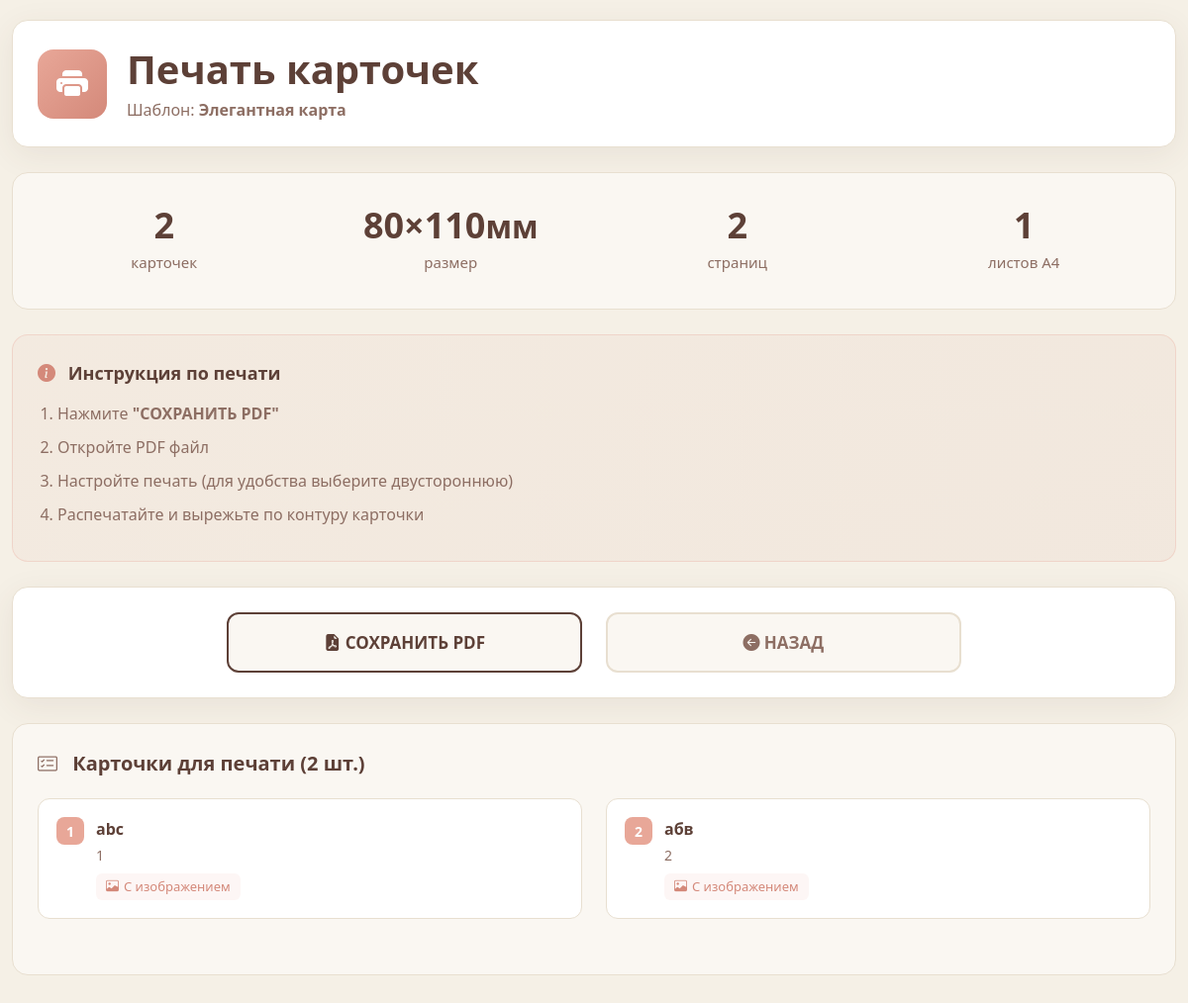
The app's page /cards/print/4 (signed in) with its own data.
### card_data/cards.py (models this page shows)
class Template(SqlAlchemyBase):
    __tablename__ = 'templates'
    id = sqlalchemy.Column(sqlalchemy.Integer,
                           primary_key=True, autoincrement=True)
    name = sqlalchemy.Column(sqlalchemy.String, nullable=True)
    width = sqlalchemy.Column(sqlalchemy.Integer, default=63)
    height = sqlalchemy.Column(sqlalchemy.Integer, default=88)
    background_color = sqlalchemy.Column(sqlalchemy.String, default='#FFFFFF')
    back_title = sqlalchemy.Column(sqlalchemy.String, default='Название игры')
    back_background_color = sqlalchemy.Column(sqlalchemy.String, default='#FFFFFF')
    back_image_filename = sqlalchemy.Column(sqlalchemy.String, nullable=True)
    back_title_x = sqlalchemy.Column(sqlalchemy.Integer, default=10)
    back_title_y = sqlalchemy.Column(sqlalchemy.Integer, default=10)
    back_title_font_size = sqlalchemy.Column(sqlalchemy.Integer, default=16)
    back_image_x = sqlalchemy.Column(sqlalchemy.Integer, default=10)
    back_image_y = sqlalchemy.Column(sqlalchemy.Integer, default=40)
    back_image_width = sqlalchemy.Column(sqlalchemy.Integer, default=80)
    back_image_height = sqlalchemy.Column(sqlalchemy.Integer, default=80)
    is_private = sqlalchemy.Column(sqlalchemy.Boolean, default=True)
    category = sqlalchemy.Column(sqlalchemy.String, default='other')
    tags = sqlalchemy.Column(sqlalchemy.String, nullable=True)
    description = sqlalchemy.Column(sqlalchemy.String, nullable=True)
    likes_count = sqlalchemy.Column(sqlalchemy.Integer, default=0)
    views_count = sqlalchemy.Column(sqlalchemy.Integer, default=0)
    created_date = sqlalchemy.Column(sqlalchemy.DateTime,
                                     default=datetime.datetime.now)
    user_id = sqlalchemy.Column(sqlalchemy.Integer,
                                sqlalchemy.ForeignKey("users.id"))
    user = orm.relationship('User', back_populates='templates')
    cards = orm.relationship("Card", back_populates='template')

class Card(SqlAlchemyBase):
    __tablename__ = 'cards'
    id = sqlalchemy.Column(sqlalchemy.Integer,
                           primary_key=True, autoincrement=True)
    title = sqlalchemy.Column(sqlalchemy.String, nullable=True)
    description = sqlalchemy.Column(sqlalchemy.String, nullable=True)
    image_filename = sqlalchemy.Column(sqlalchemy.String, nullable=True)
    title_x = sqlalchemy.Column(sqlalchemy.Integer, default=10)
    title_y = sqlalchemy.Column(sqlalchemy.Integer, default=10)
    title_font_size = sqlalchemy.Column(sqlalchemy.Integer, default=16)
    description_x = sqlalchemy.Column(sqlalchemy.Integer, default=10)
    description_y = sqlalchemy.Column(sqlalchemy.Integer, default=40)
    description_font_size = sqlalchemy.Column(sqlalchemy.Integer, default=12)
    image_x = sqlalchemy.Column(sqlalchemy.Integer, default=10)
    image_y = sqlalchemy.Column(sqlalchemy.Integer, default=100)
    image_width = sqlalchemy.Column(sqlalchemy.Integer, default=80)
    image_height = sqlalchemy.Column(sqlalchemy.Integer, default=80)
    created_date = sqlalchemy.Column(sqlalchemy.DateTime,
                                     default=datetime.datetime.now)
    template_id = sqlalchemy.Column(sqlalchemy.Integer,
                                    sqlalchemy.ForeignKey("templates.id"))
    template = orm.relationship('Template', back_populates='cards')
    user_id = sqlalchemy.Column(sqlalchemy.Integer,
                                sqlalchemy.ForeignKey("users.id"))
    user = orm.relationship('User', back_populates='cards')

### logics/cards_logic.py (the view)
@cards_bp.route('/print/<int:template_id>')
@login_required
def print_cards(template_id):
    db_sess = create_session()
    try:
        template = db_sess.query(Template).filter(
            Template.id == template_id
        ).first()
        if not template:
            flash('Шаблон не найден', 'error')
            return redirect(url_for('cards.my_cards'))
        if template.is_private and template.user_id != current_user.id:
            flash('Нет доступа к этому шаблону', 'error')
            return redirect(url_for('cards.my_cards'))
        cards = db_sess.query(Card).filter(
            Card.template_id == template_id,
            Card.user_id == current_user.id
        ).all()
        cards_data = []
        for card in cards:
            cards_data.append({
                'id': card.id,
                'title': card.title[:30] + '...' if card.title and len(card.title) > 30 else (
                        card.title or 'Без названия'),
                'description': card.description[:100] + '...' if card.description and len(card.description) > 100 else (
                        card.description or 'Без описания'),
                'image_filename': card.image_filename
            })
        template_data = {
            'id': template.id,
            'name': template.name or 'Без названия',
            'width': template.width if template.width is not None else 85,
            'height': template.height if template.height is not None else 55,
            'background_color': template.background_color or '#FFFFFF',
            'back_title': template.back_title or 'Карточка',
            'back_background_color': template.back_background_color or '#2C3E50',
            'back_image_filename': template.back_image_filename
        }
        return render_template('static_print.html',
                               title='Печать карточек',
                               template=template_data,
                               cards=cards_data)
    except Exception as e:
        print(f"ERROR в print_cards: {str(e)}")
        flash(f'Ошибка при загрузке карточек: {str(e)}', 'error')
        return redirect(url_for('cards.my_cards'))
    finally:
        db_sess.close()

### card_data/db_session.py (called while the page is built)
def create_session() -> Session:
    global __factory
    return __factory()

### main.py (called while the page is built)
@login_manager.user_loader
def load_user(user_id):
    db_sess = db_session.create_session()
    from card_data.users import User
    try:
        user = db_sess.query(User).get(user_id)
        return user
    finally:
        db_sess.close()

### templates/static_print.html (shortened to what this page needs)
<!DOCTYPE html>
<html lang="ru">
<head>
    <link href="https://cdn.jsdelivr.net/npm/bootstrap@5.1.3/dist/css/bootstrap.min.css" rel="stylesheet">
    <link rel="stylesheet" href="https://cdn.jsdelivr.net/npm/bootstrap-icons@1.8.1/font/bootstrap-icons.css">
</head>
<body>
    {% if template %}
    <div class="container container-main">
        <div class="print-header no-print">
            <div class="d-flex align-items-center">
                <div class="header-icon">
                    <i class="bi bi-printer-fill"></i>
                </div>
                <div>
                    <h1 style="color: var(--primary-dark); font-weight: 700; margin: 0;">Печать карточек</h1>
                    <p style="color: var(--text-light); margin: 5px 0 0 0; font-size: 16px;">
                        Шаблон: <strong>{{ template.name }}</strong>
                    </p>
                </div>
            </div>
        </div>
        <div class="stats-container no-print">
            <div class="row">
                <div class="col-md-3">
                    <div class="stat-item">
                        <div class="stat-number">{{ cards|length }}</div>
                        <div class="stat-label">карточек</div>
                    </div>
                </div>
                <div class="col-md-3">
                    <div class="stat-item">
                        <div class="stat-number">{{ template.width }}×{{ template.height }}<small>мм</small></div>
                        <div class="stat-label">размер</div>
                    </div>
                </div>
                <div class="col-md-3">
                    {% set total_pages = (cards|length / 4)|round(0, 'ceil')|int %}
                    <div class="stat-item">
                        <div class="stat-number">{{ total_pages * 2 }}</div>
                        <div class="stat-label">страниц</div>
                    </div>
                </div>
                <div class="col-md-3">
                    <div class="stat-item">
                        <div class="stat-number">{{ total_pages }}</div>
                        <div class="stat-label">листов A4</div>
                    </div>
                </div>
            </div>
        </div>
        <div class="instruction-box no-print">
            <div class="instruction-title">
                <i class="bi bi-info-circle-fill" style="color: var(--accent-dark); margin-right: 8px;"></i>
                Инструкция по печати
            </div>
            <ol class="instruction-list">
                <li>Нажмите <strong>"СОХРАНИТЬ PDF"</strong></li>
                <li>Откройте PDF файл</li>
                <li>Настройте печать (для удобства выберите двустороннюю)</li>
                <li>Распечатайте и вырежьте по контуру карточки</li>
            </ol>
        </div>
        <div class="buttons-container no-print">
            <div class="row g-4 justify-content-center">
                <div class="col-md-4">
                    <a href="{{ url_for('cards.export_pdf', template_id=template.id) }}" class="btn-pdf-main">
                        <i class="bi bi-file-earmark-pdf-fill"></i> СОХРАНИТЬ PDF
                    </a>
                </div>
                <div class="col-md-4">
                    <a href="{{ url_for('templates.my_templates') }}" class="btn-back-main">
                        <i class="bi bi-arrow-left-circle-fill"></i> НАЗАД
                    </a>
                </div>
            </div>
        </div>
        <div class="cards-list-container no-print">
            <div class="cards-list-title">
                <i class="bi bi-card-checklist" style="color: var(--primary-light); margin-right: 10px;"></i>
                Карточки для печати ({{ cards|length }} шт.)
            </div>
            {% if cards %}
            <div class="row">
                {% for card in cards %}
                <div class="col-lg-6 mb-3">
                    <div class="card-item">
                        <div class="d-flex align-items-start">
                            <span class="card-number">{{ loop.index }}</span>
                            <div style="flex: 1;">
                                <div class="card-title">{{ card.title }}</div>
                                <div class="card-desc">{{ card.description }}</div>
                                {% if card.image_filename %}
                                <div>
                                    <span class="card-image-badge">
                                        <i class="bi bi-image" style="margin-right: 5px;"></i>
                                        С изображением
                                    </span>
                                </div>
                                {% endif %}
                            </div>
                        </div>
                    </div>
                </div>
                {% endfor %}
            </div>
            {% else %}
            <div class="text-center py-4">
                <i class="bi bi-inbox" style="font-size: 48px; color: var(--border);"></i>
                <p class="mt-3" style="color: var(--text-light);">Нет карточек для печати</p>
            </div>
            {% endif %}
        </div>
    </div>
    {% endif %}
</body>
</html>

### templates/static_print.html (style rules this page uses)
:root { --primary-dark: #5D4037; --primary-light: #8D6E63; --accent: #E8A798; --accent-dark: #D4897A; --background: #F5F0E6; --card-bg: #FAF7F2; --text-dark: #5D4037; --text-light: #8D6E63; --border: #E8DFD0; }
body { background-color: var(--background); font-family: 'Segoe UI', Tahoma, Geneva, Verdana, sans-serif; color: var(--text-dark); padding: 20px 0; }
.container-main { max-width: 1200px; margin: 0 auto; }
.print-header { background: white; border-radius: 16px; padding: 25px; margin-bottom: 25px; box-shadow: 0 8px 32px rgba(93, 64, 55, 0.08); border: 1px solid var(--border); }
.header-icon { width: 70px; height: 70px; background: linear-gradient(135deg, var(--accent), var(--accent-dark)); border-radius: 16px; display: flex; align-items: center; justify-content: center; margin-right: 20px; color: white; font-size: 32px; }
.stats-container { background: var(--card-bg); border-radius: 16px; padding: 20px; margin-bottom: 25px; border: 1px solid var(--border); }
.stat-item { text-align: center; padding: 15px; }
.stat-number { font-size: 36px; font-weight: 700; color: var(--primary-dark); line-height: 1; margin-bottom: 8px; }
.stat-label { font-size: 15px; color: var(--text-light); font-weight: 500; }
.instruction-box { background: linear-gradient(135deg, rgba(232, 167, 152, 0.08), rgba(212, 137, 122, 0.08)); border-radius: 16px; padding: 25px; margin-bottom: 25px; border: 1px solid rgba(232, 167, 152, 0.3); }
.instruction-title { color: var(--primary-dark); font-weight: 600; margin-bottom: 15px; font-size: 18px; }
.instruction-list { color: var(--text-light); margin: 0; padding-left: 20px; }
.instruction-list li { margin-bottom: 10px; line-height: 1.5; }
.buttons-container { background: white; border-radius: 16px; padding: 25px; margin-bottom: 25px; box-shadow: 0 8px 32px rgba(93, 64, 55, 0.08); border: 1px solid var(--border); }
.btn-pdf-main { background: var(--card-bg); color: var(--primary-dark); border: 2px solid var(--primary-dark); padding: 16px 32px; font-size: 17px; font-weight: 600; border-radius: 12px; width: 100%; text-decoration: none; display: block; text-align: center; }
.btn-back-main { background: var(--card-bg); color: var(--text-light); border: 2px solid var(--border); padding: 16px 32px; font-size: 17px; font-weight: 600; border-radius: 12px; width: 100%; text-decoration: none; display: block; text-align: center; }
.cards-list-container { background: var(--card-bg); border-radius: 16px; padding: 25px; margin-bottom: 25px; border: 1px solid var(--border); }
.cards-list-title { color: var(--primary-dark); font-weight: 600; margin-bottom: 20px; font-size: 20px; }
.card-item { background: white; border-radius: 12px; padding: 18px; margin-bottom: 15px; border: 1px solid var(--border); }
.card-number { display: inline-flex; align-items: center; justify-content: center; width: 28px; height: 28px; background: var(--accent); color: white; border-radius: 8px; font-weight: 600; font-size: 14px; margin-right: 12px; }
.card-title { font-weight: 600; color: var(--primary-dark); margin-bottom: 5px; }
.card-desc { color: var(--text-light); font-size: 14px; line-height: 1.4; margin-bottom: 8px; }
.card-image-badge { display: inline-flex; align-items: center; background: rgba(232, 167, 152, 0.1); color: var(--accent-dark); padding: 4px 10px; border-radius: 6px; font-size: 13px; font-weight: 500; }

### records on screen
Template: name "Элегантная карта"
Card: title "abc", description "1", shows "С изображением"
Card: title "абв", description "2", shows "С изображением"

### other values on screen
{{ cards|length }} "2"
{{ template.width }} "80"
{{ template.height }} "110"
{{ total_pages * 2 }} "2"
{{ total_pages }} "1"
